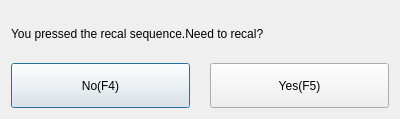
<?xml version="1.0" encoding="UTF-8"?>
<ui version="4.0">
 <class>ICRecalDialog</class>
 <widget class="QDialog" name="ICRecalDialog">
  <property name="geometry">
   <rect>
    <x>0</x>
    <y>0</y>
    <width>400</width>
    <height>119</height>
   </rect>
  </property>
  <property name="windowTitle">
   <string>Dialog</string>
  </property>
  <layout class="QVBoxLayout" name="verticalLayout">
   <item>
    <widget class="QLabel" name="info">
     <property name="text">
      <string>You pressed the recal sequence.Need to recal?</string>
     </property>
    </widget>
   </item>
   <item>
    <layout class="QHBoxLayout" name="horizontalLayout">
     <property name="spacing">
      <number>20</number>
     </property>
     <item>
      <widget class="QPushButton" name="noButton">
       <property name="sizePolicy">
        <sizepolicy hsizetype="Minimum" vsizetype="Preferred">
         <horstretch>0</horstretch>
         <verstretch>0</verstretch>
        </sizepolicy>
       </property>
       <property name="text">
        <string>No(F4)</string>
       </property>
      </widget>
     </item>
     <item>
      <widget class="QPushButton" name="yesButton">
       <property name="sizePolicy">
        <sizepolicy hsizetype="Minimum" vsizetype="Preferred">
         <horstretch>0</horstretch>
         <verstretch>0</verstretch>
        </sizepolicy>
       </property>
       <property name="text">
        <string>Yes(F5)</string>
       </property>
      </widget>
     </item>
    </layout>
   </item>
  </layout>
 </widget>
 <resources/>
 <connections/>
</ui>
